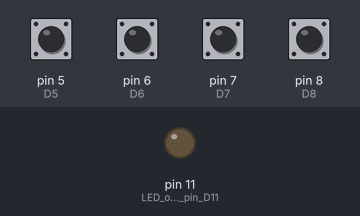
Bench run of a sketch on a simulated Arduino Uno, built with avr-gcc and run on an emulated ATmega328P. On the bench: output pins drawn as LEDs (lit = HIGH). Inputs (shaded band) come from the test bench; at power-on: pin 5 (D5), pin 6 (D6), pin 7 (D7), pin 8 (D8) HIGH. What the sketch prints to the serial monitor is not drawn.

Above: at 1.2 s.
1.3 s: pin 6 (D6) pulled LOW for 1 s
At 2.8 s:
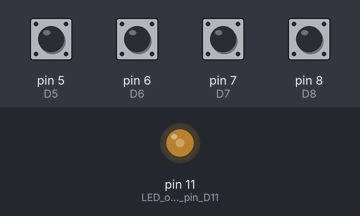
3.8 s: pin 5 (D5) pulled LOW for 0.15 s
At 4.5 s:
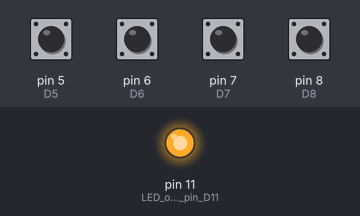
5.4 s: pin 7 (D7) pulled LOW for 1 s
At 7.4 s:
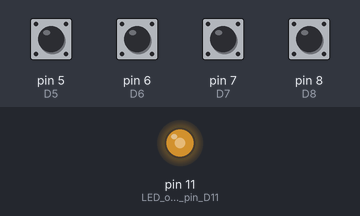
7.9 s: pin 6 (D6) pulled LOW for 0.15 s
At 9.1 s:
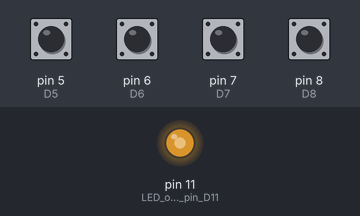
9.5 s: pin 7 (D7) pulled LOW for 0.15 s
At 10.2 s:
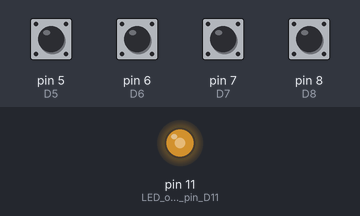
11.1 s: pin 8 (D8) pulled LOW for 0.15 s
At 12.5 s:
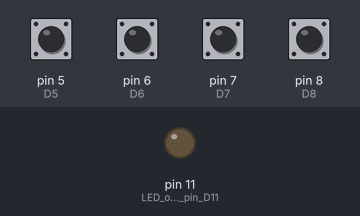
Timing chart, 0 to 13.7 s (numbered marks = the images above; inputs shaded):
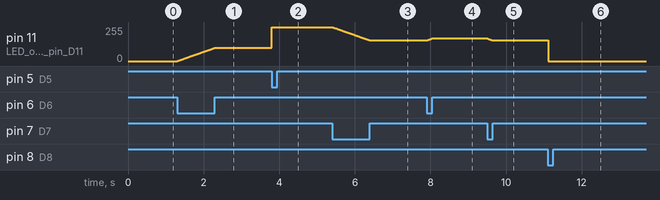

The sketch:

12-1.ino
```cpp
void setup() {
  // pin directions
  pinMode(11, OUTPUT); // LED on PWM pin D11
  pinMode(5, INPUT); // D5 = button 1 (up)
  pinMode(6, INPUT); // D6 = button 2 (bright)
  pinMode(7, INPUT); // D7 = button 3 (dim)
  pinMode(8, INPUT); // D8 = button 4 (off)
  // initial settings
  analogWrite(11, 0); // LED off
  digitalWrite(5, HIGH); // enable pullup
  digitalWrite(6, HIGH); // enable pullup
  digitalWrite(7, HIGH); // enable pullup
  digitalWrite(8, HIGH); // enable pullup
  // serial port
  Serial.begin(9600);
  Serial.write(byte(0)); // turn off all the other LEDs
}

void loop() {

  static int brightness = 0; // the brightness of the LED: 0=off, 255=on
  static int previous_brightness = 0; // the previous brightness

  previous_brightness = brightness; // remember for later

  // check buttons
  if(digitalRead(5) == LOW) brightness = 255; // full on
  if(digitalRead(6) == LOW) brightness++; // brighter
  if(digitalRead(7) == LOW) brightness--; // dimmer
  if(digitalRead(8) == LOW) brightness = 0; // off

  if(brightness < 0) brightness = 0; // lower limit
  if(brightness > 255) brightness = 255; // upper limit

  if(brightness != previous_brightness) {
    // the brightness has changed
    Serial.write(brightness); // broadcast the new brightness
  }

  // any news from the network?
  if(Serial.available()) {
    brightness = Serial.read(); // fetch new brightness level
  }

  analogWrite(11, brightness); // update LED
  delay(10); // a short delay
}
```

Measured:
- after the input at 1.3 s, pin 11 (LED_on_PWM_pin_D11): moves from 0/255 to 99/255 over 0.98 s, starting at once
- after the input at 3.8 s, pin 11 (LED_on_PWM_pin_D11): 99/255 → 255/255 at once
- after the input at 5.4 s, pin 11 (LED_on_PWM_pin_D11): moves from 255/255 to 155/255 over 0.99 s, starting at once
- after the input at 7.9 s, pin 11 (LED_on_PWM_pin_D11): moves from 155/255 to 170/255 over 0.14 s, starting at once
- after the input at 9.5 s, pin 11 (LED_on_PWM_pin_D11): moves from 170/255 to 155/255 over 0.14 s, starting at once
- after the input at 11.1 s, pin 11 (LED_on_PWM_pin_D11): 155/255 → 0/255 at once
